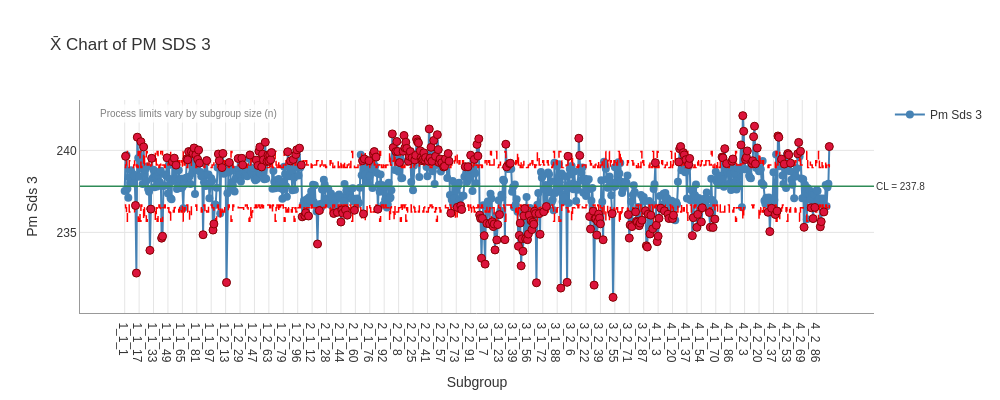

Source (notebook cell):
### Code cell
# Xbar chart for factor 1
result_pm3 = study_pm3.execute(chart='Xbar')
result_pm3.plot(chart="Xbar").show()

### Figure 1 — Plotly figure (JSON) as saved in the notebook; plotly's stock layout.template omitted (floating-point values rounded to 4 significant figures; data arrays with more than 128 entries replaced by an {"elided": "..."} marker saying what was removed)
{"data": [{"hovertemplate": "%{x}<br>%{y:.3f}<extra></extra>", "line": {"color": "steelblue", "width": 2}, "marker": {"color": "steelblue", "size": 8}, "mode": "lines+markers", "name": "Pm Sds 3", "type": "scatter", "x": {"elided": "783 str values"}, "y": {"elided": "783 float values"}}, {"hovertemplate": "UPL: %{y:.3f}<extra></extra>", "line": {"color": "red", "dash": "dash", "width": 1.5}, "mode": "lines", "name": "UPL (varies)", "showlegend": false, "type": "scatter", "x": {"elided": "1565 str values"}, "y": {"elided": "1565 float values"}}, {"hovertemplate": "LPL: %{y:.3f}<extra></extra>", "line": {"color": "red", "dash": "dash", "width": 1.5}, "mode": "lines", "name": "LPL (varies)", "showlegend": false, "type": "scatter", "x": {"elided": "1565 str values"}, "y": {"elided": "1565 float values"}}, {"hovertemplate": "Beyond Limits<br>%{x}<br>%{y:.3f}<extra></extra>", "marker": {"color": "#DC143C", "line": {"color": "#8B0000", "width": 1}, "size": 8, "symbol": "circle"}, "mode": "markers", "name": "Beyond Limits", "showlegend": false, "type": "scatter", "x": {"elided": "286 str values"}, "y": {"elided": "286 float values"}}], "layout": {"annotations": [{"bgcolor": "rgba(255,255,255,0.8)", "borderpad": 3, "font": {"color": "gray", "size": 10}, "showarrow": false, "text": "Process limits vary by subgroup size (n)", "x": 0.02, "xref": "paper", "y": 0.98, "yref": "paper"}, {"font": {"size": 10}, "showarrow": false, "text": "CL = 237.8", "x": 1, "xanchor": "left", "xref": "x domain", "y": 237.8, "yanchor": "middle", "yref": "y"}], "font": {"color": "#333333", "family": "Arial, sans-serif", "size": 12}, "height": 400, "hovermode": "x unified", "paper_bgcolor": "white", "plot_bgcolor": "white", "shapes": [{"line": {"color": "#2E8B57", "width": 1.5}, "type": "line", "x0": 0, "x1": 1, "xref": "x domain", "y0": 237.8, "y1": 237.8, "yref": "y"}], "showlegend": true, "title": {"text": "X̄ Chart of PM SDS 3"}, "width": 1000, "xaxis": {"gridcolor": "#E5E5E5", "gridwidth": 1, "linecolor": "#999999", "linewidth": 1, "showgrid": true, "showline": true, "title": {"text": "Subgroup"}}, "yaxis": {"gridcolor": "#E5E5E5", "gridwidth": 1, "linecolor": "#999999", "linewidth": 1, "showgrid": true, "showline": true, "title": {"text": "Pm Sds 3"}}}}
